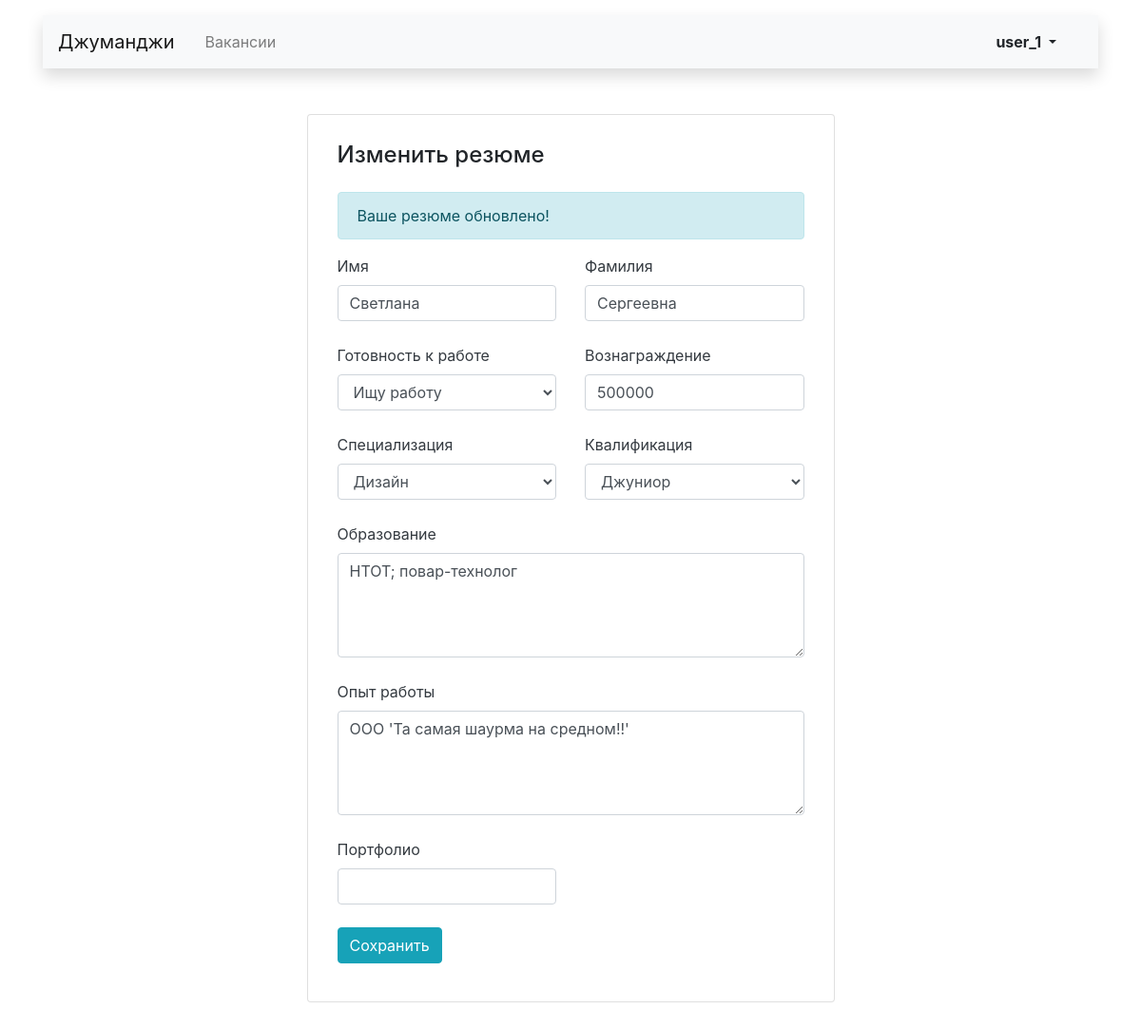
The app's page /myresume/ (signed in) with its own data.
### main/models.py (models this page shows, shortened)
class Resume(models.Model):
    class Status(models.TextChoices):
        MAX_ACTIVE = 'max_active', 'Ищу работу'
        ACTIVE = 'active', 'Рассматриваю предложения'
        NON_ACTIVE = 'non_active', 'Не ищу работу'
    class Grade(models.TextChoices):
        INTERN = 'intern', 'Стажер'
        JUNIOR = 'Junior', 'Джуниор'
        MIDDLE = 'middle', 'Миддл'
        SENIOR = 'senior', 'Синьор'
        LID = 'lid', 'Лид'
    user = models.OneToOneField(
        User,
        on_delete=models.CASCADE,
        related_name='my_resume',
        verbose_name='Резюме',
    )
    name = models.CharField(max_length=80, verbose_name='Имя')
    surname = models.CharField(max_length=80, verbose_name='Фамилия')
    status = models.CharField(
        max_length=26,
        choices = Status.choices,
        default=Status.MAX_ACTIVE,
        verbose_name='Готовность к работе',
    )
    salary = models.IntegerField(default=1, verbose_name='Вознаграждение')
    specialty = models.ForeignKey(
        Specialty,
        on_delete=models.CASCADE,
        to_field="code",
        related_name="resume",
        verbose_name='Специализация',
    )
    grade = models.CharField(
        max_length=20,
        choices=Grade.choices,
        default=Grade.MIDDLE,
        verbose_name='Квалификация',
    )
    education = models.TextField(
        blank=True,
        default='4 класса начальной школы.',
        verbose_name='Образование',
    )
    experience = models.TextField(
        blank=True,
        default='Яндекс...  доставка',
        verbose_name='Опыт работы',
    )
    portfolio = models.URLField(
        blank=True,
        max_length=120,
        verbose_name = 'Портфолио',
    )
    class Meta:
        verbose_name = 'Резюме'
        verbose_name_plural = verbose_name

### main/views.py (the view)
# urls.py: path('myresume/', views.MyResumeView.as_view(), name='my_resume'),
class MyResumeView(MyResumeMixin, UpdateView):
    form_class = MyResumeForm
    template_name = 'main/myresume_edit_or_update.html'
    success_url = reverse_lazy('my_resume')
    def get_object(self, queryset=None):
        return self.kwargs['user_resume']
    def get_context_data(self, **kwargs):
        context = super().get_context_data(**kwargs)
        context.update(
            button='Сохранить',
            title_form='Изменить резюме',
            title='Моё резюме',
        )
        return context

### main/forms.py (shortened to what this page needs)
class MyResumeForm(forms.ModelForm):
    class Meta:
        model = Resume
        fields = (
            'name', 'surname', 'status',
            'salary', 'specialty', 'grade',
            'education', 'experience', 'portfolio'
        )
    def __init__(self, *args, **kwargs):
        super().__init__(*args, **kwargs)
        self.fields['specialty'].empty_label = 'Выбрать...'
        for field_name, field in self.fields.items():
            if field_name in ('education', 'experience'):
                field.widget.attrs = {'class': 'form-control', 'rows': 4}
            else:
                field.widget.attrs['class'] = 'form-control'

### main/models.py (called while the page is built)
    def __str__(self):
        return self.title

### main/utils.py (called while the page is built)
    def user_is_authenticated(self, user: User) -> User:
        if not user.is_authenticated and self.custom_raise_exception:
            raise PermissionDenied("403; Не авторизован")
        return user

    def dispatch(self, request, *args, **kwargs):
        if request.resolver_match.url_name in self.MY_RESUME_SETTINGS:
            self.kwargs['user_resume'] = self.user_has_resume(request.user)
            if self.kwargs['user_resume'] is None:
                return redirect('my_resume_start')
            return super().dispatch(request, *args, **kwargs)
        elif request.resolver_match.url_name in self.CREATE_MY_RESUME:
            if self.user_has_no_resume(request.user):
                return super().dispatch(request, *args, **kwargs)
            raise PermissionDenied("403; У вас создано резюме")
        raise Exception("Что-то пошло не так на сервере")

    def user_has_resume(self, user: User) -> Resume | None:
        user = MyCompanyMixin.user_is_authenticated(self, user)
        try:
            user_resume = user.my_resume
        except ObjectDoesNotExist:
            return None
        return user_resume

### main/templates/main/myresume_edit_or_update.html (shortened to what this page needs)
{% extends 'main/main_layout.html' %}
{% block custom_body %}
<main class="container mt-3 pb-5">
    <section class="col-12 col-lg-6 offset-lg-3 mt-5 card">
        <div class="card-body px-3 pb-4">
            <h1 class="h4 pt-2 pb-3">{{ title_form }}</h1>
            {% if 'create' not in request.path %}
                <p class="alert alert-info" role="alert">Ваше резюме обновлено!</p>
            {% endif %}
            <form action="" class="" method="post">
                <div class="row">
                    {% for field in form %}
                        <div class="col-12 {% if field.name not in "education,experience" %}col-md-6{% endif %}">
                            <div class="form-group pb-2">
                                <div class="mb-2 text-dark">{{ field.label }}</div>
                                {{ field }}
                            </div>
                        </div>
                    {% endfor %}
                </div>
                <div class="form-group">
                    <button type="submit" class="btn btn-info">{{ button }}</button>
                </div>
            </form>
        </div>
    </section>
</main>
{% endblock %}

### main/templates/main/main_layout.html (shortened to what this page needs)
<!DOCTYPE html>
<html lang="ru">
<head>
    <link rel="stylesheet" href="https://stackpath.bootstrapcdn.com/bootstrap/4.3.1/css/bootstrap.min.css"
>
</head>
<body>
<header class="container mt-3">
    <nav class="navbar navbar-expand-lg navbar-light bg-light shadow">
        <a class="navbar-brand mr-4" href="{% url 'main_page' %}">Джуманджи</a>
        <div class="collapse navbar-collapse justify-content-between" id="navbarNav">
            <ul class="navbar-nav col-10">
                <li class="nav-item">
                    <a class="nav-link" href="{% url 'vacancies_page' %}">Вакансии</a>
                </li>
            </ul>
            <ul class="navbar-nav col-2 justify-content-end">
                {% if request.user.is_anonymous %}
                <li class="nav-item active">
                    <a href="{% url 'login' %}" class="nav-link font-weight-bold">Вход</a>
                </li>
                {% else %}
                <li class="nav-item active">
                    <div class="btn-group">
                        <button type="button" class="btn dropdown-toggle font-weight-bold" data-toggle="dropdown" aria-haspopup="true" aria-expanded="false">
                        {{ request.user }}
                        </button>
                    </div>
                </li>
                {% endif %}
            </ul>
        </div>
    </nav>
</header>
{% block custom_body %}
{% endblock %}
</body>
</html>

### records on screen
Resume: form "Светлана" "Сергеевна" "Ищу работу" "500000" "Дизайн" "Джуниор" "НТОТ; повар-технолог" "ООО 'Та самая шаурма на средном!!'"

### other values on screen
{{ request.user }} "user_1"
{{ title_form }} "Изменить резюме"
{{ field.label }} "Имя" "Фамилия" "Готовность к работе" "Вознаграждение" "Специализация" "Квалификация" "Образование" "Опыт работы" "Портфолио"
{{ button }} "Сохранить"
